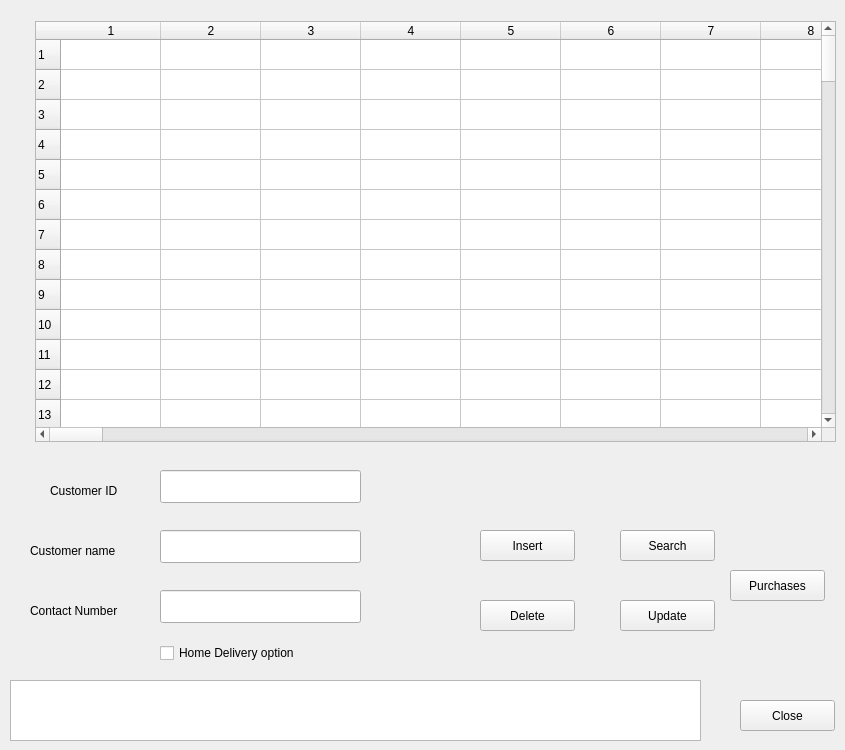
  <widget class="QWidget" name="cusTab">
   <attribute name="title">
    <string>Customer List</string>
   </attribute>
   <widget class="QLineEdit" name="cnamelineedit">
    <property name="geometry">
     <rect>
      <x>160</x>
      <y>530</y>
      <width>201</width>
      <height>33</height>
     </rect>
    </property>
    <property name="text">
     <string/>
    </property>
   </widget>
   <widget class="QLabel" name="cnameLabel">
    <property name="geometry">
     <rect>
      <x>30</x>
      <y>540</y>
      <width>111</width>
      <height>21</height>
     </rect>
    </property>
    <property name="text">
     <string>Customer name</string>
    </property>
   </widget>
   <widget class="QLineEdit" name="lineEdit_8">
    <property name="geometry">
     <rect>
      <x>160</x>
      <y>470</y>
      <width>201</width>
      <height>33</height>
     </rect>
    </property>
   </widget>
   <widget class="QLabel" name="cidLabel">
    <property name="geometry">
     <rect>
      <x>50</x>
      <y>480</y>
      <width>91</width>
      <height>21</height>
     </rect>
    </property>
    <property name="text">
     <string>Customer ID</string>
    </property>
   </widget>
   <widget class="QLineEdit" name="cnumEdit">
    <property name="geometry">
     <rect>
      <x>160</x>
      <y>590</y>
      <width>201</width>
      <height>33</height>
     </rect>
    </property>
   </widget>
   <widget class="QLabel" name="cnumLabel">
    <property name="geometry">
     <rect>
      <x>30</x>
      <y>600</y>
      <width>111</width>
      <height>21</height>
     </rect>
    </property>
    <property name="text">
     <string>Contact Number</string>
    </property>
   </widget>
   <widget class="QCheckBox" name="hdoption">
    <property name="geometry">
     <rect>
      <x>160</x>
      <y>640</y>
      <width>171</width>
      <height>26</height>
     </rect>
    </property>
    <property name="toolTip">
     <string extracomment="check for Subscription"/>
    </property>
    <property name="text">
     <string>Home Delivery option</string>
    </property>
   </widget>
   <widget class="QPushButton" name="cinsertbutton">
    <property name="geometry">
     <rect>
      <x>480</x>
      <y>530</y>
      <width>95</width>
      <height>31</height>
     </rect>
    </property>
    <property name="toolTip">
     <string extracomment="insert customer record"/>
    </property>
    <property name="text">
     <string>Insert</string>
    </property>
   </widget>
   <widget class="QPushButton" name="csearchbutton">
    <property name="geometry">
     <rect>
      <x>620</x>
      <y>530</y>
      <width>95</width>
      <height>31</height>
     </rect>
    </property>
    <property name="toolTip">
     <string extracomment="fill CID for search by ic or fill Customer name for search by name"/>
    </property>
    <property name="text">
     <string>Search</string>
    </property>
   </widget>
   <widget class="QPushButton" name="cpurchase">
    <property name="geometry">
     <rect>
      <x>730</x>
      <y>570</y>
      <width>95</width>
      <height>31</height>
     </rect>
    </property>
    <property name="toolTip">
     <string extracomment="previous purchases.Fill CID field"/>
    </property>
    <property name="text">
     <string>Purchases</string>
    </property>
   </widget>
   <widget class="QTableWidget" name="cusListTable">
    <property name="geometry">
     <rect>
      <x>35</x>
      <y>21</y>
      <width>801</width>
      <height>421</height>
     </rect>
    </property>
    <property name="rowCount">
     <number>100</number>
    </property>
    <property name="columnCount">
     <number>100</number>
    </property>
    <row/>
    <row/>
    <row/>
    <row/>
    <row/>
    <row/>
    <row/>
    <row/>
    <row/>
    <row/>
    <row/>
    <row/>
    <row/>
    <row/>
    <row/>
    <row/>
    <row/>
    <row/>
    <row/>
    <row/>
    <row/>
    <row/>
    <row/>
    <row/>
    <row/>
    <row/>
    <row/>
    <row/>
    <row/>
    <row/>
    <row/>
    <row/>
    <row/>
    <row/>
    <row/>
    <row/>
    <row/>
    <row/>
    <row/>
    <row/>
    <row/>
    <row/>
    <row/>
    <row/>
    <row/>
    <row/>
    <row/>
    <row/>
    <row/>
    <row/>
    <row/>
    <row/>
    <row/>
    <row/>
    <row/>
    <row/>
    <row/>
    <row/>
    <row/>
    <row/>
    <row/>
    <row/>
    <row/>
    <row/>
    <row/>
    <row/>
    <row/>
    <row/>
    <row/>
    <row/>
    <row/>
    <row/>
    <row/>
    <row/>
    <row/>
    <row/>
    <row/>
    <row/>
    <row/>
    <row/>
    <row/>
    <row/>
    <row/>
    <row/>
    <row/>
    <row/>
    <row/>
    <row/>
    <row/>
    <row/>
    <row/>
    <row/>
    <row/>
    <row/>
    <row/>
    <row/>
    <row/>
    <row/>
    <row/>
    <row/>
    <column/>
    <column/>
    <column/>
    <column/>
    <column/>
    <column/>
    <column/>
    <column/>
    <column/>
    <column/>
    <column/>
    <column/>
    <column/>
    <column/>
    <column/>
    <column/>
    <column/>
    <column/>
    <column/>
    <column/>
    <column/>
    <column/>
    <column/>
    <column/>
    <column/>
    <column/>
    <column/>
    <column/>
    <column/>
    <column/>
    <column/>
    <column/>
    <column/>
    <column/>
    <column/>
    <column/>
    <column/>
    <column/>
    <column/>
    <column/>
    <column/>
    <column/>
    <column/>
    <column/>
    <column/>
    <column/>
    <column/>
    <column/>
    <column/>
    <column/>
    <column/>
    <column/>
    <column/>
    <column/>
    <column/>
    <column/>
    <column/>
    <column/>
    <column/>
    <column/>
    <column/>
    <column/>
    <column/>
    <column/>
    <column/>
    <column/>
    <column/>
    <column/>
    <column/>
    <column/>
    <column/>
    <column/>
    <column/>
    <column/>
    <column/>
    <column/>
    <column/>
    <column/>
    <column/>
    <column/>
    <column/>
    <column/>
    <column/>
    <column/>
    <column/>
    <column/>
    <column/>
    <column/>
    <column/>
    <column/>
    <column/>
    <column/>
    <column/>
    <column/>
    <column/>
    <column/>
    <column/>
    <column/>
    <column/>
    <column/>
   </widget>
   <widget class="QTextBrowser" name="CusListBrowser">
    <property name="geometry">
     <rect>
      <x>10</x>
      <y>680</y>
      <width>691</width>
      <height>61</height>
     </rect>
    </property>
   </widget>
   <widget class="QPushButton" name="cdeletebutton">
    <property name="geometry">
     <rect>
      <x>480</x>
      <y>600</y>
      <width>95</width>
      <height>31</height>
     </rect>
    </property>
    <property name="toolTip">
     <string extracomment="delete customer record"/>
    </property>
    <property name="text">
     <string>Delete</string>
    </property>
   </widget>
   <widget class="QPushButton" name="cclosebutton">
    <property name="geometry">
     <rect>
      <x>740</x>
      <y>700</y>
      <width>95</width>
      <height>31</height>
     </rect>
    </property>
    <property name="text">
     <string>Close</string>
    </property>
   </widget>
   <widget class="QPushButton" name="cupdate">
    <property name="geometry">
     <rect>
      <x>620</x>
      <y>600</y>
      <width>95</width>
      <height>31</height>
     </rect>
    </property>
    <property name="text">
     <string>Update</string>
    </property>
   </widget>
  </widget>
